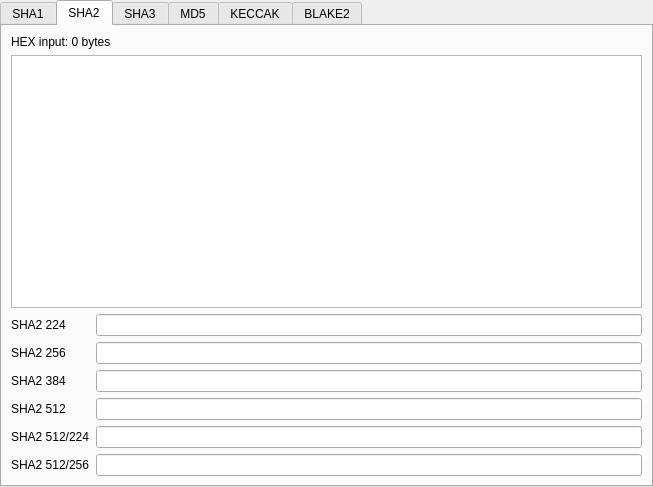
<?xml version="1.0" encoding="UTF-8"?>
<ui version="4.0">
 <class>UiHashes</class>
 <widget class="QWidget" name="UiHashes">
  <property name="geometry">
   <rect>
    <x>0</x>
    <y>0</y>
    <width>653</width>
    <height>487</height>
   </rect>
  </property>
  <property name="windowTitle">
   <string>Hashes</string>
  </property>
  <layout class="QGridLayout" name="gridLayout">
   <property name="leftMargin">
    <number>0</number>
   </property>
   <property name="topMargin">
    <number>0</number>
   </property>
   <property name="rightMargin">
    <number>0</number>
   </property>
   <property name="bottomMargin">
    <number>0</number>
   </property>
   <item row="0" column="0">
    <widget class="QTabWidget" name="hashes_TabWidget">
     <property name="currentIndex">
      <number>1</number>
     </property>
     <widget class="QWidget" name="tab_Hashes_SHA1">
      <attribute name="title">
       <string>SHA1</string>
      </attribute>
      <layout class="QGridLayout" name="gridLayout_20">
       <item row="0" column="0" colspan="2">
        <widget class="QLabel" name="label_Sha1InputLabel">
         <property name="text">
          <string>Input bytes (e.g. AA 11 22)</string>
         </property>
        </widget>
       </item>
       <item row="1" column="0" colspan="2">
        <widget class="QTextBrowser" name="textBrowser_SHA1_InputBytes">
         <property name="enabled">
          <bool>true</bool>
         </property>
         <property name="readOnly">
          <bool>false</bool>
         </property>
        </widget>
       </item>
       <item row="2" column="0">
        <widget class="QLabel" name="label_44">
         <property name="text">
          <string>SHA1</string>
         </property>
        </widget>
       </item>
       <item row="2" column="1">
        <widget class="QLineEdit" name="lineEdit_SHA1_Output">
         <property name="readOnly">
          <bool>true</bool>
         </property>
        </widget>
       </item>
      </layout>
     </widget>
     <widget class="QWidget" name="tab_Hashes_SHA2">
      <attribute name="title">
       <string>SHA2</string>
      </attribute>
      <layout class="QFormLayout" name="formLayout">
       <item row="0" column="0" colspan="2">
        <widget class="QLabel" name="label_Sha2InputLabel">
         <property name="sizePolicy">
          <sizepolicy hsizetype="Maximum" vsizetype="Preferred">
           <horstretch>0</horstretch>
           <verstretch>0</verstretch>
          </sizepolicy>
         </property>
         <property name="text">
          <string>HEX input: 0 bytes</string>
         </property>
        </widget>
       </item>
       <item row="1" column="0" colspan="2">
        <widget class="QTextBrowser" name="textBrowser_SHA2_InputBytes">
         <property name="enabled">
          <bool>true</bool>
         </property>
         <property name="readOnly">
          <bool>false</bool>
         </property>
        </widget>
       </item>
       <item row="2" column="0">
        <widget class="QLabel" name="label_22">
         <property name="text">
          <string>SHA2 224</string>
         </property>
        </widget>
       </item>
       <item row="2" column="1">
        <widget class="QLineEdit" name="lineEdit_SHA2_224_OUTPUT">
         <property name="readOnly">
          <bool>true</bool>
         </property>
        </widget>
       </item>
       <item row="3" column="0">
        <widget class="QLabel" name="label_23">
         <property name="text">
          <string>SHA2 256</string>
         </property>
        </widget>
       </item>
       <item row="3" column="1">
        <widget class="QLineEdit" name="lineEdit_SHA2_256_OUTPUT">
         <property name="readOnly">
          <bool>true</bool>
         </property>
        </widget>
       </item>
       <item row="4" column="0">
        <widget class="QLabel" name="label_25">
         <property name="text">
          <string>SHA2 384</string>
         </property>
        </widget>
       </item>
       <item row="4" column="1">
        <widget class="QLineEdit" name="lineEdit_SHA2_384_Output">
         <property name="readOnly">
          <bool>true</bool>
         </property>
        </widget>
       </item>
       <item row="5" column="0">
        <widget class="QLabel" name="label_24">
         <property name="text">
          <string>SHA2 512</string>
         </property>
        </widget>
       </item>
       <item row="5" column="1">
        <widget class="QLineEdit" name="lineEdit_SHA2_512_OUTPUT">
         <property name="readOnly">
          <bool>true</bool>
         </property>
        </widget>
       </item>
       <item row="6" column="0">
        <widget class="QLabel" name="label_26">
         <property name="text">
          <string>SHA2 512/224</string>
         </property>
        </widget>
       </item>
       <item row="6" column="1">
        <widget class="QLineEdit" name="lineEdit_SHA2_512_224_Output">
         <property name="readOnly">
          <bool>true</bool>
         </property>
        </widget>
       </item>
       <item row="7" column="0">
        <widget class="QLabel" name="label_SHA2_512_256">
         <property name="text">
          <string>SHA2 512/256</string>
         </property>
        </widget>
       </item>
       <item row="7" column="1">
        <widget class="QLineEdit" name="lineEdit_SHA2_512_256_Output">
         <property name="readOnly">
          <bool>true</bool>
         </property>
        </widget>
       </item>
      </layout>
     </widget>
     <widget class="QWidget" name="tab_Hashes_SHA3">
      <attribute name="title">
       <string>SHA3</string>
      </attribute>
      <layout class="QGridLayout" name="gridLayout_2">
       <item row="0" column="0" colspan="2">
        <widget class="QLabel" name="label_Sha3InputLabel">
         <property name="text">
          <string>Input bytes (e.g. AA 11 22)</string>
         </property>
        </widget>
       </item>
       <item row="1" column="0" colspan="2">
        <widget class="QTextBrowser" name="textBrowser_SHA3_InputBytes">
         <property name="enabled">
          <bool>true</bool>
         </property>
         <property name="readOnly">
          <bool>false</bool>
         </property>
        </widget>
       </item>
       <item row="2" column="0">
        <widget class="QLabel" name="label_27">
         <property name="text">
          <string>SHA3 224</string>
         </property>
        </widget>
       </item>
       <item row="2" column="1">
        <widget class="QLineEdit" name="lineEdit_SHA3_224_OUTPUT">
         <property name="readOnly">
          <bool>true</bool>
         </property>
        </widget>
       </item>
       <item row="3" column="0">
        <widget class="QLabel" name="label_30">
         <property name="text">
          <string>SHA3 256</string>
         </property>
        </widget>
       </item>
       <item row="3" column="1">
        <widget class="QLineEdit" name="lineEdit_SHA3_256_OUTPUT">
         <property name="readOnly">
          <bool>true</bool>
         </property>
        </widget>
       </item>
       <item row="4" column="0">
        <widget class="QLabel" name="label_29">
         <property name="text">
          <string>SHA3 384</string>
         </property>
        </widget>
       </item>
       <item row="4" column="1">
        <widget class="QLineEdit" name="lineEdit_SHA3_384_Output">
         <property name="readOnly">
          <bool>true</bool>
         </property>
        </widget>
       </item>
       <item row="5" column="0">
        <widget class="QLabel" name="label_28">
         <property name="text">
          <string>SHA3 512</string>
         </property>
        </widget>
       </item>
       <item row="5" column="1">
        <widget class="QLineEdit" name="lineEdit_SHA3_512_OUTPUT">
         <property name="readOnly">
          <bool>true</bool>
         </property>
        </widget>
       </item>
      </layout>
     </widget>
     <widget class="QWidget" name="tab_Hashes_MD5">
      <attribute name="title">
       <string>MD5</string>
      </attribute>
      <layout class="QGridLayout" name="gridLayout_21">
       <item row="0" column="0" colspan="2">
        <widget class="QLabel" name="label_Md5InputLabel">
         <property name="text">
          <string>Input bytes (e.g. AA 11 22)</string>
         </property>
        </widget>
       </item>
       <item row="1" column="0" colspan="2">
        <widget class="QTextBrowser" name="textBrowser_MD5_InputBytes">
         <property name="enabled">
          <bool>true</bool>
         </property>
         <property name="readOnly">
          <bool>false</bool>
         </property>
        </widget>
       </item>
       <item row="2" column="0">
        <widget class="QLabel" name="label_45">
         <property name="text">
          <string>MD5</string>
         </property>
        </widget>
       </item>
       <item row="2" column="1">
        <widget class="QLineEdit" name="lineEdit_MD5_Output">
         <property name="readOnly">
          <bool>true</bool>
         </property>
        </widget>
       </item>
      </layout>
     </widget>
     <widget class="QWidget" name="tab_Hashes_KECCAK">
      <attribute name="title">
       <string>KECCAK</string>
      </attribute>
      <layout class="QGridLayout" name="gridLayout_3">
       <item row="0" column="0" colspan="2">
        <widget class="QLabel" name="label_KeccakInputLabel">
         <property name="text">
          <string>Input bytes (e.g. AA 11 22)</string>
         </property>
        </widget>
       </item>
       <item row="1" column="0" colspan="2">
        <widget class="QTextBrowser" name="textBrowser_KECCAK_InputBytes">
         <property name="enabled">
          <bool>true</bool>
         </property>
         <property name="readOnly">
          <bool>false</bool>
         </property>
        </widget>
       </item>
       <item row="2" column="0">
        <widget class="QLabel" name="label_34">
         <property name="text">
          <string>KECCAK 224</string>
         </property>
        </widget>
       </item>
       <item row="2" column="1">
        <widget class="QLineEdit" name="lineEdit_KECCAK_224_OUTPUT">
         <property name="readOnly">
          <bool>true</bool>
         </property>
        </widget>
       </item>
       <item row="3" column="0">
        <widget class="QLabel" name="label_33">
         <property name="text">
          <string>KECCAK 256</string>
         </property>
        </widget>
       </item>
       <item row="3" column="1">
        <widget class="QLineEdit" name="lineEdit_KECCAK_256_OUTPUT">
         <property name="readOnly">
          <bool>true</bool>
         </property>
        </widget>
       </item>
       <item row="4" column="0">
        <widget class="QLabel" name="label_36">
         <property name="text">
          <string>KECCAK 384</string>
         </property>
        </widget>
       </item>
       <item row="4" column="1">
        <widget class="QLineEdit" name="lineEdit_KECCAK_384_Output">
         <property name="readOnly">
          <bool>true</bool>
         </property>
        </widget>
       </item>
       <item row="5" column="0">
        <widget class="QLabel" name="label_32">
         <property name="text">
          <string>KECCAK 512</string>
         </property>
        </widget>
       </item>
       <item row="5" column="1">
        <widget class="QLineEdit" name="lineEdit_KECCAK_512_OUTPUT">
         <property name="readOnly">
          <bool>true</bool>
         </property>
        </widget>
       </item>
      </layout>
     </widget>
     <widget class="QWidget" name="tab_Blake">
      <attribute name="title">
       <string>BLAKE2</string>
      </attribute>
      <layout class="QGridLayout" name="gridLayout_4">
       <item row="0" column="0" colspan="2">
        <widget class="QLabel" name="label_Blake2InputLabel">
         <property name="text">
          <string>Input bytes (e.g. AA 11 22)</string>
         </property>
        </widget>
       </item>
       <item row="1" column="0" colspan="2">
        <widget class="QTextBrowser" name="textBrowser_BLAKE2_InputBytes">
         <property name="enabled">
          <bool>true</bool>
         </property>
         <property name="readOnly">
          <bool>false</bool>
         </property>
        </widget>
       </item>
       <item row="2" column="0">
        <widget class="QLabel" name="label_47">
         <property name="text">
          <string>BLAKE 2B 160</string>
         </property>
        </widget>
       </item>
       <item row="2" column="1">
        <widget class="QLineEdit" name="lineEdit_BLAKE2B_160_OUTPUT">
         <property name="readOnly">
          <bool>true</bool>
         </property>
        </widget>
       </item>
       <item row="3" column="0">
        <widget class="QLabel" name="label_48">
         <property name="text">
          <string>BLAKE 2B 256</string>
         </property>
        </widget>
       </item>
       <item row="3" column="1">
        <widget class="QLineEdit" name="lineEdit_BLAKE2B_256_OUTPUT_3">
         <property name="readOnly">
          <bool>true</bool>
         </property>
        </widget>
       </item>
       <item row="4" column="0">
        <widget class="QLabel" name="label_49">
         <property name="text">
          <string>BLAKE 2B 384</string>
         </property>
        </widget>
       </item>
       <item row="4" column="1">
        <widget class="QLineEdit" name="lineEdit_BLAKE2B_384_OUTPUT">
         <property name="readOnly">
          <bool>true</bool>
         </property>
        </widget>
       </item>
       <item row="5" column="0">
        <widget class="QLabel" name="label_42">
         <property name="text">
          <string>BLAKE 2B 512</string>
         </property>
        </widget>
       </item>
       <item row="5" column="1">
        <widget class="QLineEdit" name="lineEdit_BLAKE2B_512_OUTPUT">
         <property name="readOnly">
          <bool>true</bool>
         </property>
        </widget>
       </item>
       <item row="6" column="0">
        <widget class="QLabel" name="label_39">
         <property name="text">
          <string>BLAKE 2S 128</string>
         </property>
        </widget>
       </item>
       <item row="6" column="1">
        <widget class="QLineEdit" name="lineEdit_BLAKE2S_128_OUTPUT">
         <property name="readOnly">
          <bool>true</bool>
         </property>
        </widget>
       </item>
       <item row="7" column="0">
        <widget class="QLabel" name="label_38">
         <property name="text">
          <string>BLAKE 2S 160</string>
         </property>
        </widget>
       </item>
       <item row="7" column="1">
        <widget class="QLineEdit" name="lineEdit_BLAKE2S_160_OUTPUT">
         <property name="readOnly">
          <bool>true</bool>
         </property>
        </widget>
       </item>
       <item row="8" column="0">
        <widget class="QLabel" name="label_41">
         <property name="text">
          <string>BLAKE 2S 224</string>
         </property>
        </widget>
       </item>
       <item row="8" column="1">
        <widget class="QLineEdit" name="lineEdit_BLAKE2S_224_OUTPUT">
         <property name="readOnly">
          <bool>true</bool>
         </property>
        </widget>
       </item>
       <item row="9" column="0">
        <widget class="QLabel" name="label_37">
         <property name="text">
          <string>BLAKE 2S 256</string>
         </property>
        </widget>
       </item>
       <item row="9" column="1">
        <widget class="QLineEdit" name="lineEdit_BLAKE2S_256_OUTPUT">
         <property name="readOnly">
          <bool>true</bool>
         </property>
        </widget>
       </item>
      </layout>
     </widget>
    </widget>
   </item>
  </layout>
 </widget>
 <resources/>
 <connections/>
</ui>
